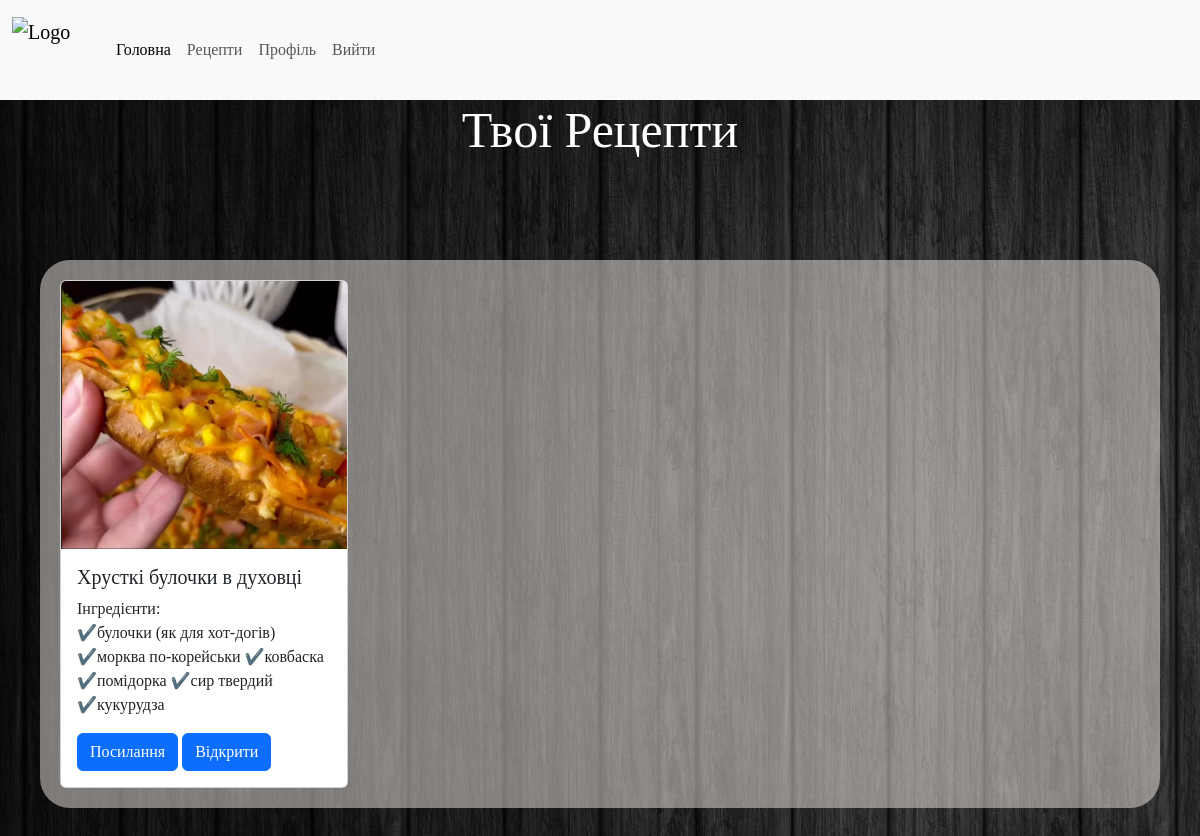
Screenshot of /recepies (signed in) with the database file from the repository.
### models.py (models this page shows, shortened)
class Recepies(db.Model):
	id=db.Column(db.Integer, primary_key = True)
	title = db.Column(db.String, nullable = False)
	ingredients = db.Column(db.Text)
	actions = db.Column(db.Text)
	img = db.Column(db.Text)
	link = db.Column(db.Text)
	user_id = db.Column(db.Integer, db.ForeignKey('user.id'))

### routes.py (the view)
@app.route("/recepies")
@login_required
def recepies():
    return render_template("recepies.html")

### models.py (called while the page is built)
@login_manager.user_loader
def load_user(user_id):
	return User.query.get(int(user_id))

### templates/recepies.html (shortened to what this page needs)
{% extends 'base.html' %}
{% block content %}
<main>
    <h1>Твої Рецепти</h1>
	<div class="container_card">
    {% for recepie in current_user.recepies %}
		<div class="card" style="width: 18rem;">
			<img src={{recepie.img}} class="card-img-top" alt="...">
			<div class="card-body">
				<h5 class="card-title">{{recepie.title}}</h5>
				<p class="card-text">Інгредієнти: <br>{{recepie.ingredients}}</p>
				{% if recepie.link != "" %}
				<a href={{recepie.link}} class="btn btn-primary">Посилання</a>
				{% endif %}
				<a href="{{ url_for('recepie_page', recepie_id = recepie.id)}}" class="btn btn-primary align-left">Відкрити</a>
			</div>
		</div>
		{% endfor %}
	</div>
</main>
{% endblock content %}

### static/mypage.css (style rules this page uses)
body { min-height: 100vh; font-family: 'Edu NSW ACT Foundation', cursive; background: url("images/background.jpg") no-repeat; background-attachment: fixed; }
h1 { text-align: center; color: white; font-family: 'Edu NSW ACT Foundation', cursive; font-size: 50px; }
.card { margin: 20px; display: inline-block; }
.container_card { margin: 40px; margin-top: 100px; border-radius: 30px; background-color: rgba(237, 231, 225, 50%); border-color: white; border: 10px; }

### rows the page displays
Recepies: img (picture), title "Хрусткі булочки в духовці", ingredients "✔️булочки (як для хот-догів) ✔️морква по-корейськи ✔️ковбаска ✔️помідорка ✔️сир твердий ✔️кукурудза"
